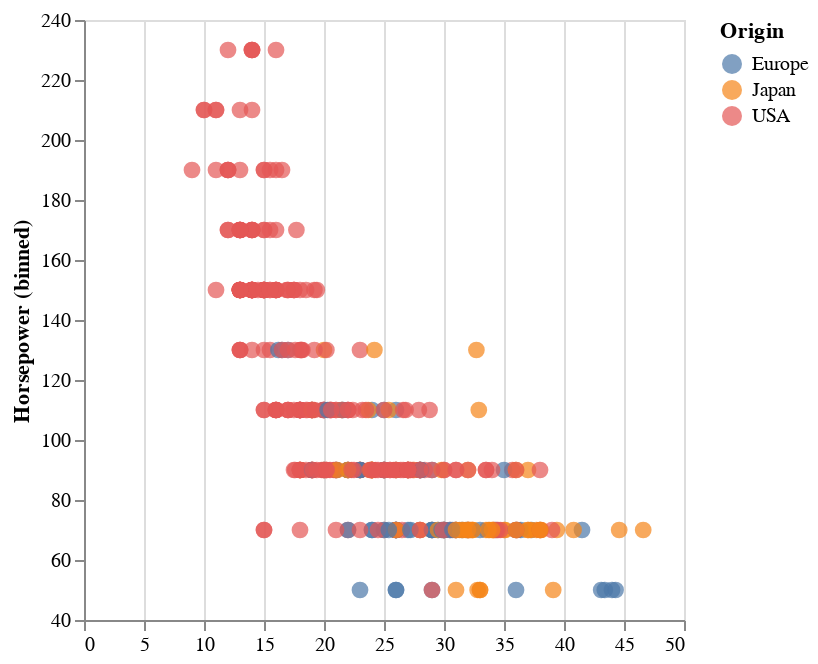

Write notebook code for a chart like this one.
### Markdown cell above
5.2. Используя данные об автомобилях, создайте диаграмму рассеяния (*scatter-plot*), на которой *размер* (*size*) точек становится больше при наведении на них курсора.

### Code cell
#обозначим переменную для параметров
hover = alt.selection_point(on='mouseover', nearest=True, empty=False)

chart2 = alt.Chart(cars).mark_circle().encode(
    x=alt.X('Miles_per_Gallon:Q').title(''),
    y=alt.Y('Horsepower:Q', bin=True),
    color='Origin:N',
    size=alt.condition(hover, alt.value(500), alt.value(70))
).add_params(hover)



chart2.interactive()

### Figure 1 — Vega-Lite specification as saved in the notebook (floating-point values rounded to 4 significant figures; data arrays with more than 128 entries replaced by an {"elided": "..."} marker saying what was removed)
{"config": {"view": {"continuousWidth": 300, "continuousHeight": 300}}, "data": {"name": "data-f02450ab61490a1363517a0190416235"}, "mark": {"type": "circle"}, "encoding": {"color": {"field": "Origin", "type": "nominal"}, "size": {"condition": {"param": "param_158", "value": 500, "empty": false}, "value": 70}, "x": {"field": "Miles_per_Gallon", "title": "", "type": "quantitative"}, "y": {"bin": true, "field": "Horsepower", "type": "quantitative"}}, "params": [{"name": "param_158", "select": {"type": "point", "nearest": true, "on": "mouseover"}}, {"name": "param_159", "select": {"type": "interval", "encodings": ["x", "y"]}, "bind": "scales"}], "$schema": "https://vega.github.io/schema/vega-lite/v5.8.0.json", "datasets": {"data-f02450ab61490a1363517a0190416235": {"elided": "406 records"}}}
